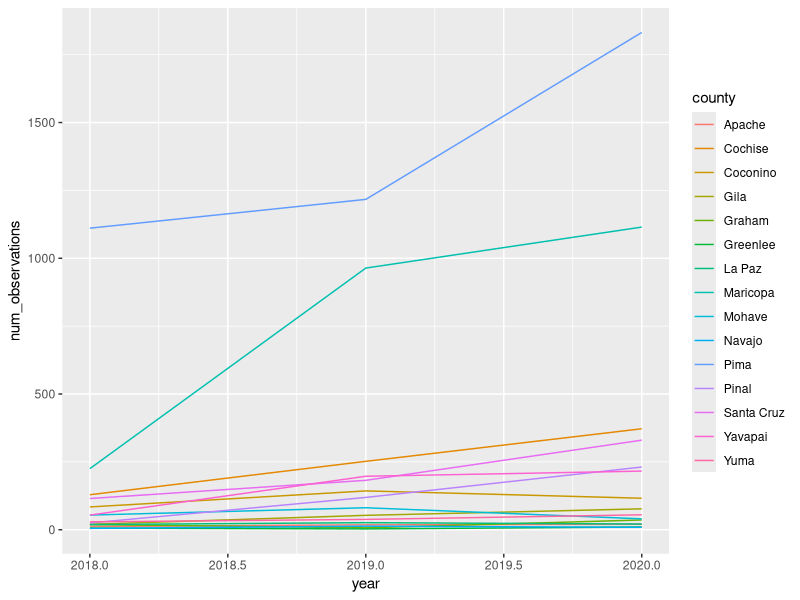
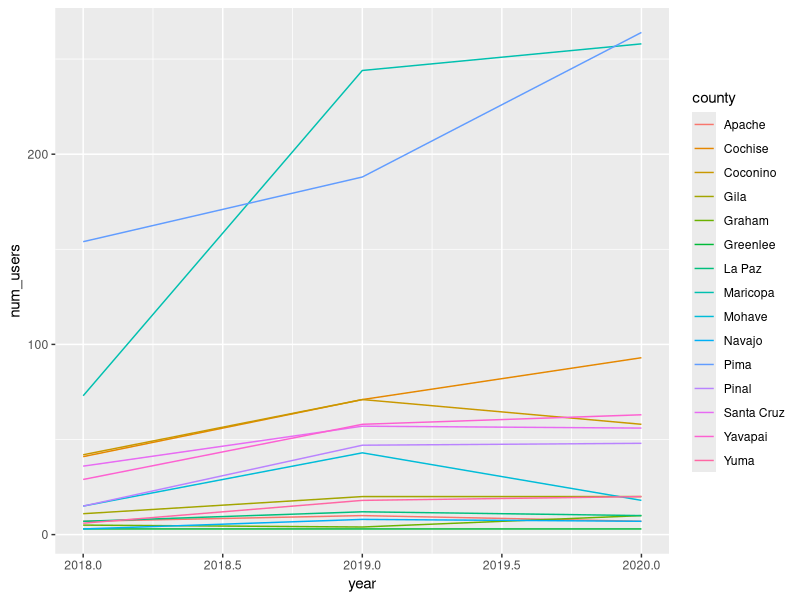
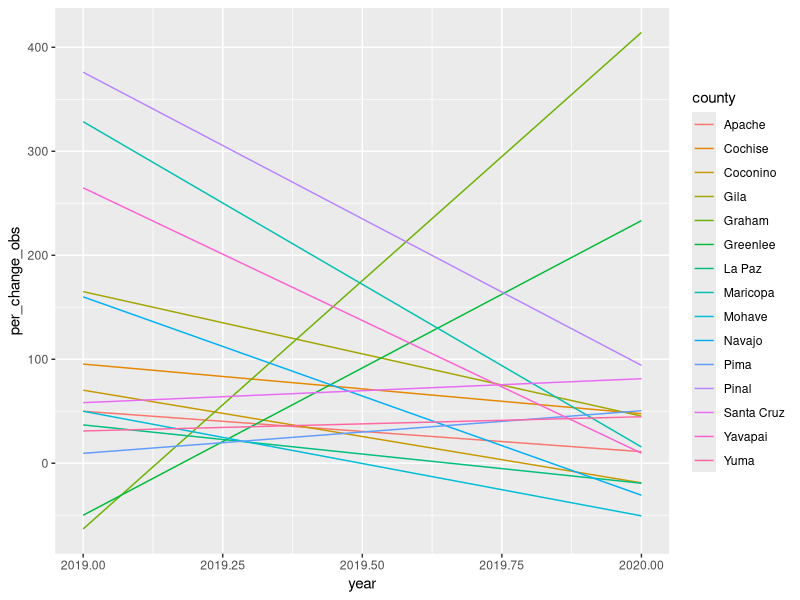
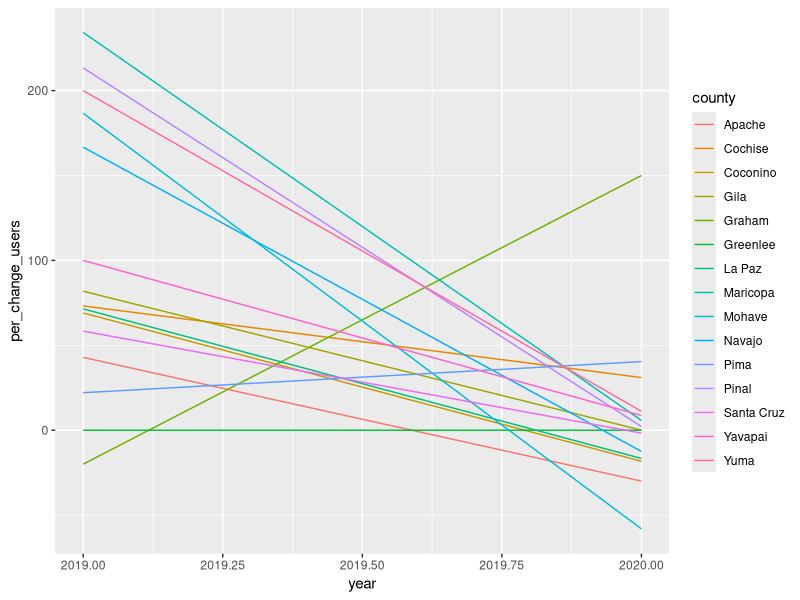

Here is the R script that generated these plots, in order:
# Description of what script does
# Kathleen L Prudic
# klprudic@arizona.edu
# created 2020-07-09

# Remove wonton variables 
rm(list = ls())

# Load additional packages
library(tidyverse)
library(lubridate)

# Load data 
arizona_obs <- read_csv(file = "data/iNaturalist-Arizona.csv")

# Filter data to have months March, April, May only
arizona_spring <- arizona_obs %>%
  filter(month(observed_on) %in% c(3, 4, 5))

# Count number of unique users and observations by county for 2018, 2019, 2020
# Column names are county, year, users, observations
arizona_counts <- arizona_spring %>%
  group_by(place_county_name, year(observed_on)) %>%
  summarize(num_observations = n(), 
            num_users = length(unique(user_id)))

# Rename columns from place_county_name to county and year(observed_on) to year
arizona_counts <- arizona_counts %>% 
  rename(county = place_county_name, 
         year = "year(observed_on)")

# Plot number of observations 
obs_plot <- ggplot(data = arizona_counts, mapping = aes(x = year, 
                                                        y = num_observations,
                                                        group = county, 
                                                        color = county)) +
  geom_line()
obs_plot

# Plot number of users
users_plot <- ggplot(data = arizona_counts, mapping = aes (x = year, 
                                                           y = num_users,
                                                           group = county,
                                                           color = county)) +
  geom_line()
users_plot

# Calculate percent change in observations 2018-2019 and 2019-2020 
# by spring (Mar-May) and county
# ((observations in year t/ observations in year t-1) -1) * 100

arizona_obs_change <- arizona_counts %>% 
  mutate(prev_obs = lag(num_observations)) %>%
  filter(!is.na(prev_obs)) %>%
  mutate(per_change_obs = (((num_observations/prev_obs)-1) * 100)) %>%
  select(-prev_obs)

# Plot percent change in observations
change_obs_plot <- ggplot(data = arizona_obs_change, 
                          mapping = aes(x = year, 
                                        y = per_change_obs,
                                        group = county, 
                                        color = county)) +
  geom_line()
change_obs_plot


# Calculate percent change in users 2018-2019 and 2019-2020 
# by spring (Mar-May) and county

arizona_users_change <- arizona_counts %>% 
  mutate(prev_users = lag(num_users)) %>%
  filter(!is.na(prev_users)) %>%
  mutate(per_change_users = (((num_users/prev_users)-1) * 100)) %>%
  select(-prev_users)

# Plot percent change in users

change_users_plot <- ggplot(data = arizona_users_change, 
                          mapping = aes(x = year, 
                                        y = per_change_users,
                                        group = county, 
                                        color = county)) +
  geom_line()
change_users_plot

# Create dataframe for observations t test
arizona_obs_ttest <- arizona_obs_change %>% 
  select(county, year, per_change_obs) %>%
  pivot_wider(names_from = year, values_from = per_change_obs)

# t test on change in growth in observations

obs_t_test <- t.test(x = arizona_obs_ttest$`2019`, 
                     y = arizona_obs_ttest$`2020`, 
                     paired = TRUE)

# Create dataframe for users t test
arizona_users_ttest <- arizona_users_change %>% 
  select(county, year, per_change_users) %>%
  pivot_wider(names_from = year, values_from = per_change_users)

# t test on change in growth in observations

users_t_test <- t.test(x = arizona_users_ttest$`2019`, 
                     y = arizona_users_ttest$`2020`, 
                     paired = TRUE)

